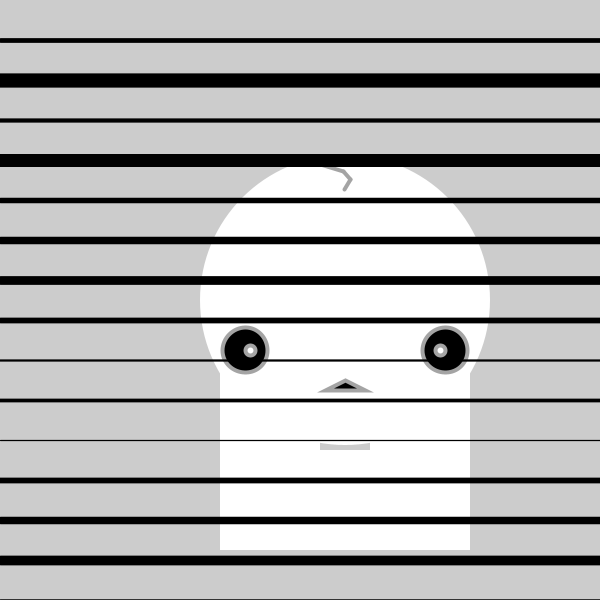
Frame 1 (no input)
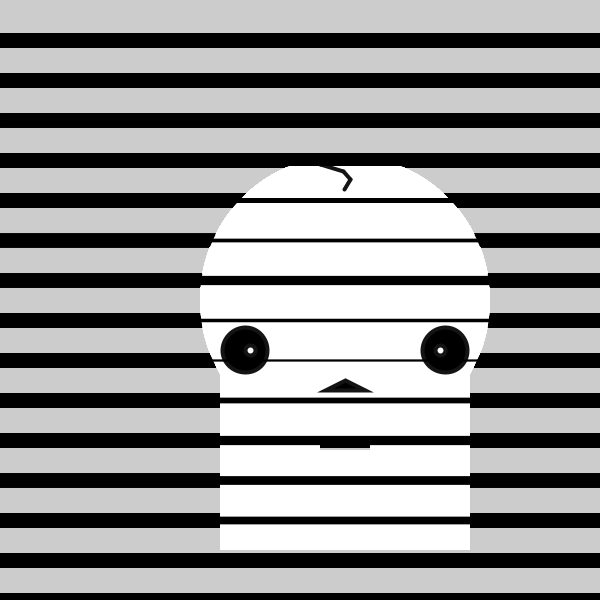
Frame 60 (the mouse pressed at the canvas centre just before this capture)
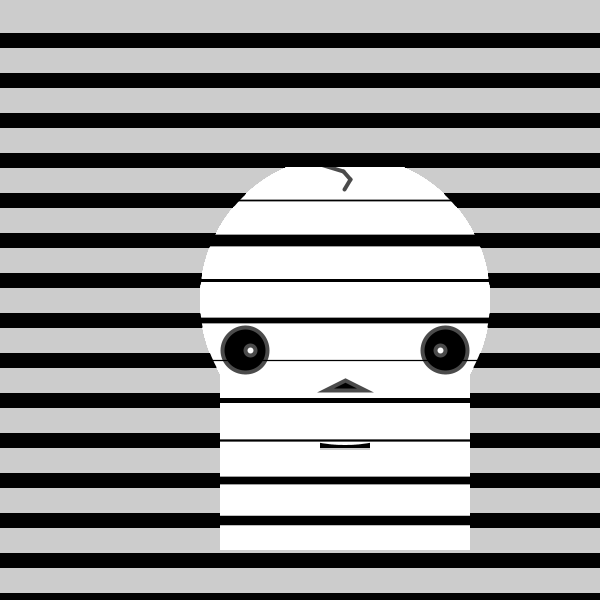
Frame 120 (the mouse held since frame 60 and released just before this capture)

The Processing sketch that drew these frames (run headless with seeded random() and noise(); from frame 60 on, the mouse is pressed at the canvas centre):

// Processing sketch: processing_113225
// ── processing_113225.pde

//Christian Murphy
// September 2013

void setup()
{
  size( 600, 600 );
  
}

void draw()
{
  skull(45, 100);
  
  for(int i = 1; i<30; i++)
{
  strokeWeight(random(1, 15));
  stroke(0);
 // stroke(0, 0, i*20, random(250));
   
  line(0, i*40, width, i*40);
}

}

void skull(int x, int y)
{
  noStroke();
  fill(255);
  ellipse( x + 300, y + 200, 290, 290);
  rect(x + 175, y + 350, 250, 100);
  rect(x + 175, y + 350, 100, - 150);
  rect(x + 425, y + 350, - 100, - 150);
  
  //eyes nose mouth
  fill(0);
  strokeWeight(4);
  stroke(random(255));
  ellipse(x + 200, y + 250, 45, 45);
  ellipse(x + 400, y + 250, 45, 45);
  triangle(x + 300, y + 280, x + 320, y + 290, x + 280, y + 290);
  line(x + 300, y + 57, x + 275, y + 64);
  line(x + 275, y + 64, x + 298, y + 71);
  line(x + 298, y + 71, x + 305, y + 79);
  line(x + 305, y + 79, x + 299, y + 89);
  fill(255);
  ellipse(x + 205, y + 250, 10, 10);
  ellipse(x + 395, y + 250, 10, 10);
 
  
}

void mousePressed()
  {
    background(random(255));
   ellipse( mouseX, mouseY, 1, 1);
   
   
  }
